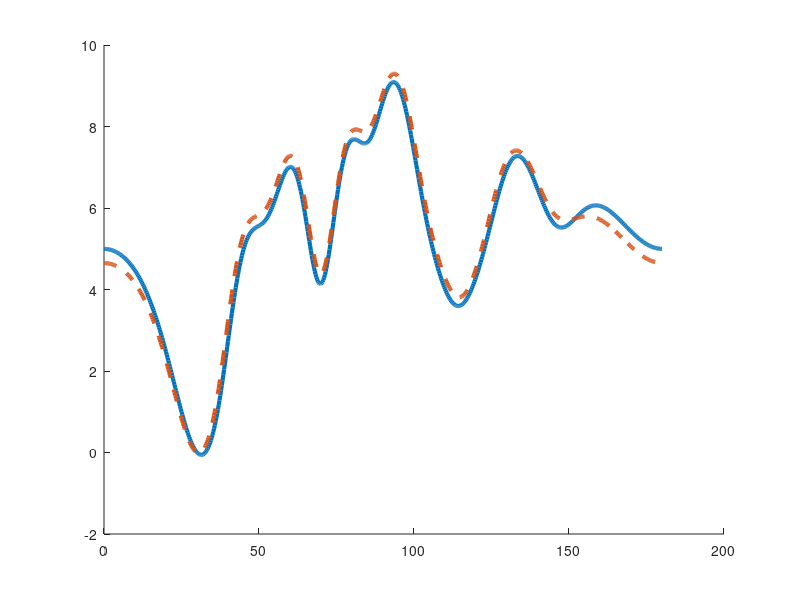

Write the MATLAB code that produced this figure. (Note: this script raises an error after producing the figure.)
%[1] "Domain Adaptation for DoA Estimation in Multipath Channels with Interferences", A. Bar, J. S. Picard, I. Cohen and R. Talmon
close all; clear all; % clc
M           = 9;   %  Array number 
KDim        = M;
Array       = 0:M-1;
SirLin1     = 1;
I           = 0.01*eye(M);
Theta_I     = 30;
Theta_I2    = 100;
%% 
for ii=0:1
    clearvars -except M KDim Array SirLin1 I Theta_I Theta_I2 ii
    rng(11,'twister');
    IsTwoInterferences = ii;
    %%
    a_I         = exp(2j*pi*Array'/2*cos(Theta_I/180*pi));
    a_I2        = IsTwoInterferences*exp(2j*pi*Array'/2*cos(Theta_I2/180*pi));  % (7) of [1]
    K = 100;
    for k=1:K
        a_j = exp(2j*pi*Array'/2*cos(180*rand/180*pi));
        a_l = exp(2j*pi*Array'/2*cos(180*rand/180*pi));
        Gamma_j(:,:,k)     = I + a_j*a_j';
        Gamma_l(:,:,k)     = I + a_l*a_l' + SirLin1^2*a_I*a_I' + a_I2*a_I2';
    end
    Gamma_T = mean(Gamma_j,3);
    Gamma_S = mean(Gamma_l,3);    
    ThetaVec = linspace(0,180,180*4+1);
    for tt=1:length(ThetaVec)
        a_s = exp(2j*pi*Array'/2*cos(ThetaVec(tt)/180*pi));      
        Gamma       = I + (SirLin1^2*a_I*a_I' + a_I2*a_I2' + a_s*a_s');       
        
        E_pt        = (Gamma_T*Gamma_S^-1)^0.5;
        E_Coral     = Gamma_T^0.5*Gamma_S^-0.5;
       
        if sum(abs(a_I2))>0            
            Res_pt(tt)      = real(a_s'*E_pt*Gamma*E_pt'*a_s) / real(a_I'*E_pt*Gamma*E_pt'*a_I) ;
            Res_coral(tt)   = real(a_s'*E_Coral*Gamma*E_Coral'*a_s) / real(a_I'*E_Coral*Gamma*E_Coral'*a_I);
        else
            Res_pt(tt)      = ( real(a_s'*E_pt*Gamma*E_pt'*a_s) / real(a_I'*E_pt*Gamma*E_pt'*a_I));
            Res_coral(tt)   = ( real(a_s'*E_Coral*Gamma*E_Coral'*a_s) / real(a_I'*E_Coral*Gamma*E_Coral'*a_I) );
        end
    end
    
    figure; hold on
    plot(ThetaVec,10*log10(Res_coral),'LineWidth',3);
    plot(ThetaVec,10*log10(Res_pt),'--','LineWidth',3);
    xline(Theta_I,'LineWidth',3);
    legend('Proposed','PT','Interference');
    if sum(abs(a_I2))>0
        xline(Theta_I2,'LineWidth',3);
        legend('Proposed','PT','Interference');
    end    
    xlabel('[deg]');
    ylabel('[dB]');    
    xlim([0 180]);
    ylim([0 12]);
    box on; grid on
    ax = gca;
    ax.FontSize = 18;
    ax.FontName = 'Times';
end


